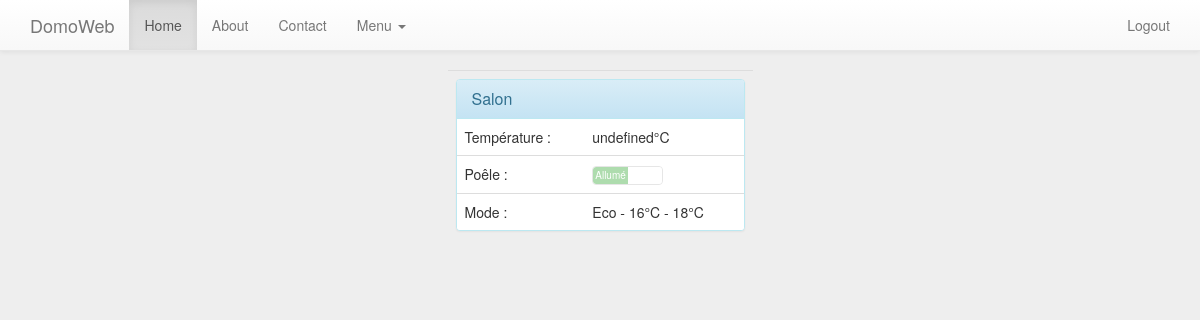
Page /index.php (signed in) on the committed database.
### tables this page shows
CREATE TABLE "mode" ("id" INTEGER PRIMARY KEY  AUTOINCREMENT  NOT NULL  UNIQUE , "libelle" VARCHAR, "cons" FLOAT, "max" FLOAT);

### config/config.php (called while the page is built, shortened)
<?php
	$externalCommandTemp = '/home/pi/scripts/capteurs/tmp102/tmp102.py';
	$externalCommandMcz = 'sudo python /home/pi/scripts/domocore/com/nestof/domocore/main.py';
?>

### service/ExternalService.php (called while the page is built, shortened)
<?php
include_once $_SERVER ['DOCUMENT_ROOT'] . '/config/config.php';
class ExternalService {
	function __construct($externalCommandTemp, $externalCommandMcz) {
		$this->externalCommandTemp = $externalCommandTemp;
	}
	function getCurrentTemp() {
		$command = escapeshellcmd($this->externalCommandTemp);
		$output = shell_exec($command);
		if (!isset($output)){
			$output = 'undefined';
		}
		return $output;
	}
}
?>

### service/DataService.php (called while the page is built, shortened)
<?php
include_once $_SERVER ['DOCUMENT_ROOT'] . '/dao/ModeDAO.php';
include_once $_SERVER ['DOCUMENT_ROOT'] . '/dao/PeriodeDAO.php';
class DataService {
	private $periodeDao;
	private $modeDao;
	function __construct($connexion) {
		$this->periodeDao = new PeriodeDAO ( $connexion );
		$this->modeDao = new ModeDAO ( $connexion );
	}
	function getCurrentPeriode() {
		$response = array (
				'result' => 'success'
		);
		try {
			return $this->periodeDao->getCurrent ();
		} catch ( PDOException $e ) {
			$response ['result'] = 'error';
			$errorsMsgs = array ();
			$errorsMsgs ["exception"] = $e->getMessage ();
			$errors = array (
					'errorsMsgs' => $errorsMsgs
			);
			$response ['errors'] = $errors;
		}
	}
	function getModeById($modeId) {
		$response = array (
				'result' => 'success'
		);
		try {
			return $this->modeDao->getModeById ( $modeId );
		} catch ( PDOException $e ) {
			$response ['result'] = 'error';
			$errorsMsgs = array ();
			$errorsMsgs ["exception"] = $e->getMessage ();
			$errors = array (
					'errorsMsgs' => $errorsMsgs
			);
			$response ['errors'] = $errors;
		}
	}
}
?>

### dao/GenericDAO.php (called while the page is built, shortened)
<?php
class GenericDAO {
	function __construct($connexion){
		$this->connexion=$connexion;
	}
}
?>

### dao/PeriodeDAO.php (called while the page is built, shortened)
<?php
include_once $_SERVER ['DOCUMENT_ROOT'] . '/dao/GenericDAO.php';
include_once $_SERVER ['DOCUMENT_ROOT'] . '/bo/Periode.php';
class PeriodeDAO extends GenericDAO {
	function getCurrent() {
		$periode = null;
		$queryString = "select * from (";
		$queryString .= " SELECT * FROM periode p where ";
		$queryString .= " ((p.dateDebut <= date('now') and p.dateFin > date('now'))     and p.heureDebut <= time('now', 'localtime') and p.heureFin > time('now', 'localtime')) ";
		$queryString .= " or ";
		$queryString .= " (p.jour = strftime('%w') and p.heureDebut <= time('now', 'localtime') and p.heureFin > time('now', 'localtime')) ";
		$queryString .= " order by  p.dateDebut desc, p.dateFin asc ";
		$queryString .= " ) limit 1 ";
		$stmt = $this->connexion->prepare ( $queryString );
		$stmt->execute ();
		$stmt->setFetchMode ( PDO::FETCH_OBJ );
		$ligne = $stmt->fetch ();
		if ($ligne) {
			$periode = new Periode ( $ligne->id, $ligne->jour, $ligne->dateDebut, $ligne->dateFin, $ligne->heureDebut, $ligne->heureFin, $ligne->modeId );
		}
		return $periode;
	}
}
?>

### bo/Periode.php (called while the page is built, shortened)
<?php
include_once $_SERVER['DOCUMENT_ROOT'].'/bo/Mode.php';
class Periode
{
	function __construct($id,$jour,$dateDebut,$dateFin,$heureDebut,$heureFin,$modeId) {
		$this->modeId=$modeId;
	}
}
?>

### dao/ModeDAO.php (called while the page is built, shortened)
<?php
include_once $_SERVER ['DOCUMENT_ROOT'] . '/dao/GenericDAO.php';
include_once $_SERVER ['DOCUMENT_ROOT'] . '/bo/Mode.php';
class ModeDAO extends GenericDAO {
	function getModeById($modeId) {
		$queryString = "SELECT * FROM mode m where m.id = :id";
		$stmt = $this->connexion->prepare ( $queryString );
		$stmt->execute ( array (
				'id' => $modeId
		) );
		$stmt->setFetchMode ( PDO::FETCH_OBJ );
		$ligne = $stmt->fetch ();
		if ($ligne) {
			$mode = new Mode ( $ligne->id, $ligne->libelle, $ligne->cons, $ligne->max );
		}
		return $mode;
	}
}
?>

### bo/Mode.php (called while the page is built, shortened)
<?php
class Mode{
	function __construct($id,$libelle,$cons,$max){
		$this->libelle=$libelle;
		$this->cons=$cons;
		$this->max=$max	;
	}
}
?>

### index.php (the view, shortened to what this page needs)
<!DOCTYPE html>
<html>
<head>
		<?php include $_SERVER ['DOCUMENT_ROOT'] . '/include/header.php'; ?>
</head>
<body>
<?php include_once $_SERVER ['DOCUMENT_ROOT'] . '/include/navbar.php'; ?>
<div id="main">
<?php
$currentPeriode = $dataService->getCurrentPeriode ();
$currentMode = null;
if ($currentPeriode != null){
	$currentMode = $dataService->getModeById ( $currentPeriode->modeId );
}
?>
<table class="table"  style="margin: auto; max-width: 305px;">
<tbody>
	<tr>
		<td>
			<div class="panel panel-info">
				<div class="panel-heading">
					<h3 class="panel-title">Salon</h3>
				</div>
					<table class="table table-hover">
					<tbody>
						<tr>
							<td>Température :</td>
							<td><span id="currentTemp"><?=$externalService->getCurrentTemp()?></span>°C</td>
						</tr>
						<tr>
							<td>Poêle :</td>
							<td><input type="checkbox" name="poeleStatusCheckBox"></td>
						</tr>
						<tr>
							<td>Mode :</td>
							<td><?=$currentMode->libelle?> - <?=$currentMode->cons ?>°C - <?=$currentMode->max ?>°C</td>
						</tr>
					</tbody>
					</table>
			</div>
		</td>
	</tr>
</tbody>
</table>
</div>
</body>
</html>

### css/main.css (style rules this page uses)
body { background-color: #eee; min-height: 2000px; }

### rows in the picture
mode: libelle "Eco", cons "16", max "18"

### other values in the picture
$externalService->getCurrentTemp() "undefined"
